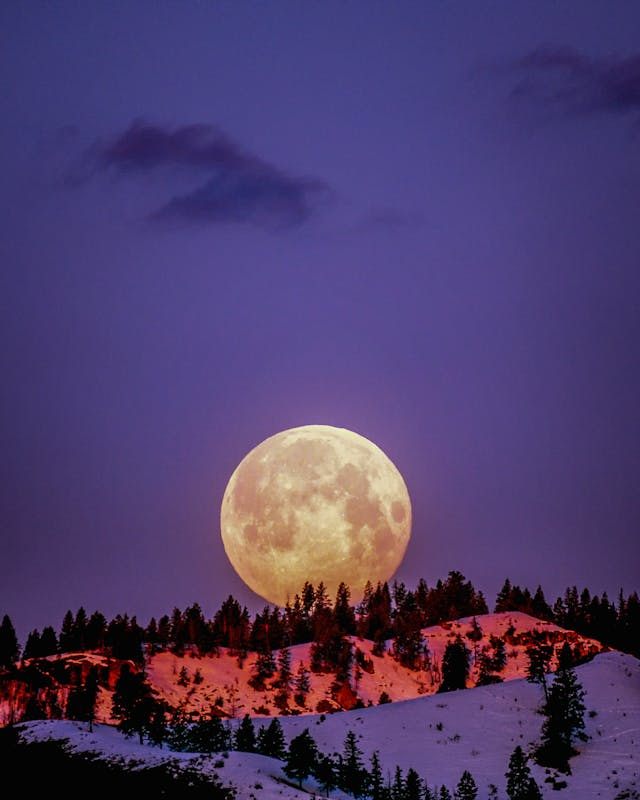
#> input picture moon-pexels-frank-cone.jpg, 640 x 800 px
$ jupyter execute --allow-errors 'Image_Classification_Notebook_with_Q&A.ipynb'   (shell and % lines are left out)
#> lines starting #> are read from the running program, lines starting #| are printed output that depends on the picture
<a href="https://colab.research.google.com/github/Ph-tech06/Imagedata-Augmentation-and-Image-Classification/blob/main/Image_Classification_Notebook_with_Q%26A.ipynb" target="_parent"></a>

# ***Question 1: Color Image Display Difference***

* **Question**: Why do you think the color images displayed above look different (that is, Method 1 vs Method 2)?

* **Answer**: The color difference is due to the different ways the libraries handle image color channels.

**Method 1 (Pillow & Matplotlib)**: Pillow (PIL) opens images in RGB (Red, Green, Blue) format. Since

matplotlib also displays images in RGB, the colors appear correct.

**Method 2 (OpenCV & Matplotlib)**: OpenCV (cv2) reads images in BGR (Blue, Green, Red) format. When Matplotlib displays this BGR image, it interprets the channels as RGB, which swaps the red and blue channels and results in distorted colors (e.g., the moon appearing bluish)

[cell 1]
# Method 1: Reading a color image an converting to grayscale image

import matplotlib.pyplot as plt
from PIL import Image

original = Image.open('moon-pexels-frank-cone.jpg')
#> original is the input picture: PIL image 640x800 RGB; mean R, G, B 78.2, 60.4, 105.7
grayscale = original.convert('L')
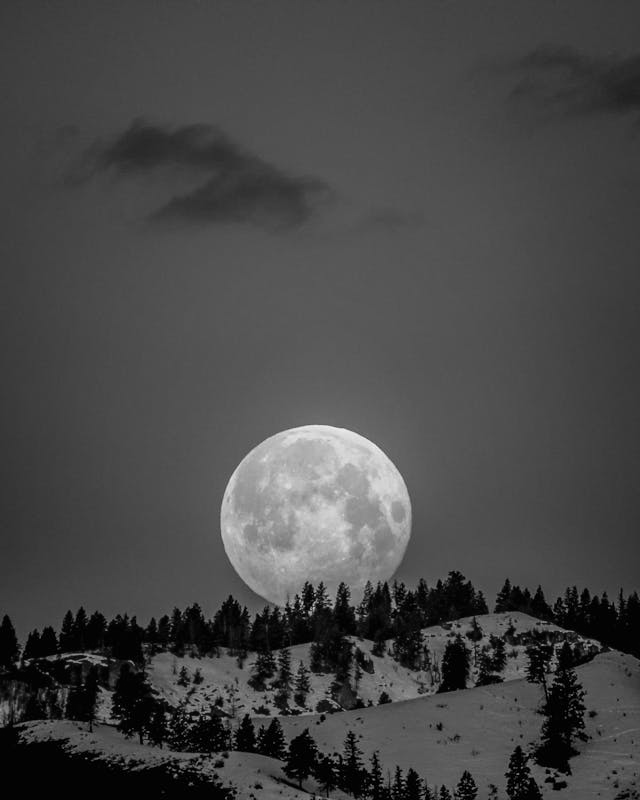
#> grayscale: PIL image 640x800 L; min 0, max 241, mean 70.9

fig, axes = plt.subplots(1, 2, figsize=(8, 4))
ax = axes.ravel()

ax[0].imshow(original)
ax[0].set_title("Original")
ax[1].imshow(grayscale, cmap=plt.cm.gray)
ax[1].set_title("Grayscale")

fig.tight_layout()
plt.show()
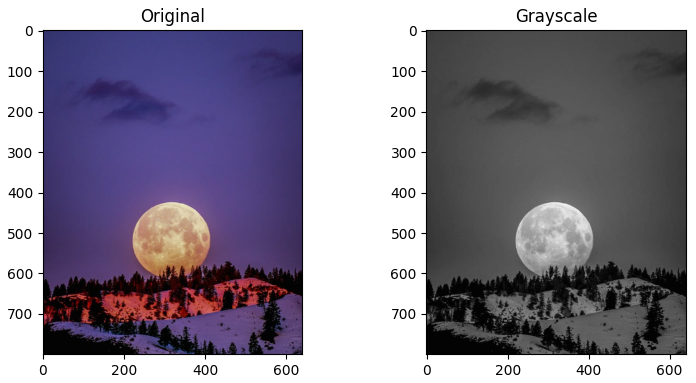
#> figure drawn by matplotlib, 2 panels

[cell 2]
# Method 2: Reading a color image an converting to grayscale image

import cv2
original = cv2.imread('moon-pexels-frank-cone.jpg')
#> original: shape (800, 640, 3)

# Use the cvtColor() function to grayscale the image
grayscale = cv2.cvtColor(original, cv2.COLOR_BGR2GRAY)
#> grayscale: shape (800, 640)

fig, axes = plt.subplots(1, 2, figsize=(8, 4))
ax = axes.ravel()

ax[0].imshow(original, cmap='gray')
ax[0].set_title("Original")
ax[1].imshow(grayscale, cmap='gray')
ax[1].set_title("Grayscale")

fig.tight_layout()
plt.show()
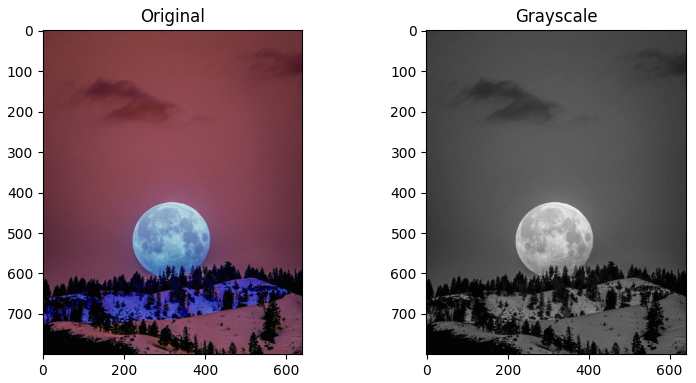
#> figure drawn by matplotlib, 2 panels; B, G, R data is drawn as R, G, B

# ***Question 2: Image Transformation with OpenCV***

* **Question**: Implement the following types of image transformation with OpenCV functions: 1. Image resize 2. Image rotation.

* **Answer**: Here is the Python code using OpenCV to perform image resizing and rotation.

[cell 3]
# Solution for Question 2
import cv2
import numpy as np
import matplotlib.pyplot as plt

# Read the original image
original = cv2.imread('moon-pexels-frank-cone.jpg')
# Convert from BGR to RGB for correct display in Matplotlib
original_rgb = cv2.cvtColor(original, cv2.COLOR_BGR2RGB)

# 1. Image Resize
# Resize the image to be half its original dimensions.
height, width = original.shape[:2]
#> height = 800; width = 640
resized = cv2.resize(original_rgb, (width // 2, height // 2), interpolation=cv2.INTER_AREA)

# 2. Image Rotation
# Rotate the image by 90 degrees around its center.
center = (width // 2, height // 2)
#> center = (320, 400)
rotation_matrix = cv2.getRotationMatrix2D(center=center, angle=90, scale=1.0)
rotated = cv2.warpAffine(original_rgb, rotation_matrix, (width, height))
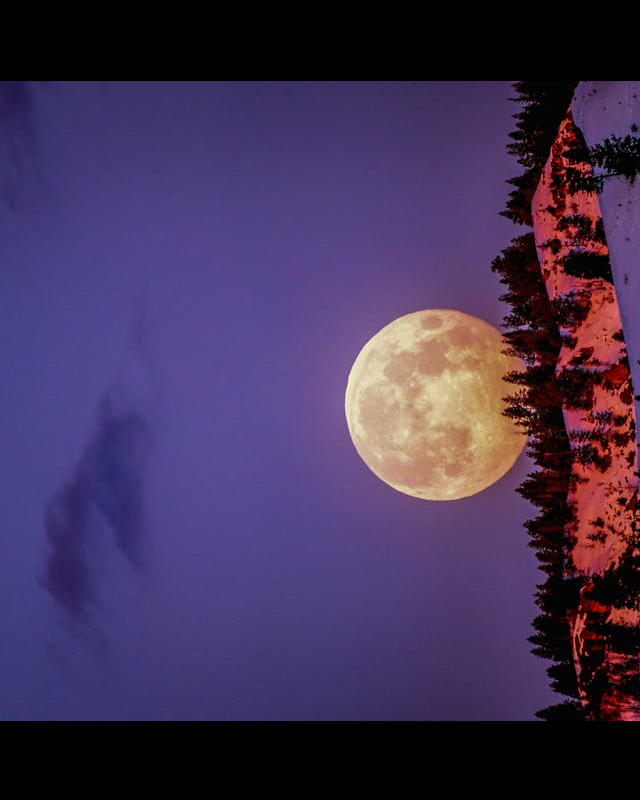
#> rotated: shape (800, 640, 3); mean R, G, B 66.7, 50.2, 86.2

# --- Display the results ---
fig, axes = plt.subplots(1, 3, figsize=(12, 4))
ax = axes.ravel()

ax[0].imshow(original_rgb)
ax[0].set_title("Original (RGB)")
ax[0].axis('off')
ax[1].imshow(resized)
ax[1].set_title("Resized (50%)")
ax[1].axis('off')
ax[2].imshow(rotated)
ax[2].set_title("Rotated (90°)")
ax[2].axis('off')

fig.tight_layout()
plt.show()

# ***Question 3: PyTorch Data Augmentation***

**Question**: Load images from the Cat_Dog_data/train folder, define a few additional transforms, then build the dataloader.

**Answer**: The following code block creates a torchvision transform pipeline that includes data augmentation techniques like random rotation, resized cropping, and horizontal flipping to diversify the training data.

* Step 1 : Download the cat and dog dataset
* Step 2 : Unzip the dataset
* Step 3 : Run the Python code

* Then check the respective Output

[cell 4]
# Downlaod the cat and dog dataset

[cell 5]
# unzip the dataset

[cell 6]
# Solution for Question 3
import torch
from torchvision import datasets, transforms

data_dir = 'Cat_Dog_data/train'

# Define transforms with added data augmentation
#> (the rest of this cell did not finish here and is left out)

# Now DataLoader created successfully with data augmentation.

------------------------------------------------------------------------

# ***Question 4: MNIST Sample Display***

* **Question**: Display a few images below to show how the MNIST dataset look like.

* **Answer**: The complete solution involves visualizing the data and then building and training a model to classify it.

[cell 7]
# it's define the "trainloader"
import torch
from torch import nn
import torch.nn.functional as F
from torchvision import datasets, transforms

# Define a transform to normalize the data
#> (the rest of this cell did not finish here and is left out)

* **Part 1**: Displaying the Data
First, we visualize a sample of the MNIST dataset to understand its structure.

[cell 8]
# Question 4 Solution (Part 1): Display MNIST samples
import matplotlib.pyplot as plt
import numpy as np

# Create an iterator from the trainloader
#> (the rest of this cell did not finish here and is left out)

* **Part 2**: Building and Training the PyTorch MLP Model
The notebook then outlines the steps to create and train a Multi-Layer Perceptron (MLP) to classify the digits.

[cell 9]
# Model Definition
from torch import nn, optim
import torch.nn.functional as F

class Classifier(nn.Module):
    def __init__(self):
        super().__init__()
        self.fc1 = nn.Linear(784, 256)
        self.fc2 = nn.Linear(256, 128)
        self.fc3 = nn.Linear(128, 64)
        self.fc4 = nn.Linear(64, 10)

    # [9 lines left out: function forward, not called in this run]

# Model Instantiation and Training
#> (the rest of this cell did not finish here and is left out)

# ***Question 5: MNIST Classification with TensorFlow-Keras***

* **Question**: Write the entire MNIST image classification code using an object-oriented approach using the Tensorflow Keras library as below.

* **Answer**: The complete, filled-in code for the MNISTClassifier class and the script to run it are provided below.

[cell 10]
# Solution for Question 5
import os
import cv2
import numpy as np
import tensorflow as tf

class MNISTClassifier:
    def __init__(self):
        self.model: tf.keras.Model | None = None

    def load_data(self):
        (x_train, y_train), (x_test, y_test) = tf.keras.datasets.mnist.load_data()
        x_train = (x_train.astype("float32") / 255.0)[..., np.newaxis]
        x_test  = (x_test.astype("float32") / 255.0)[..., np.newaxis]
        return (x_train, y_train), (x_test, y_test)

    # [13 lines left out: function build_model, not called in this run]

    def train(self, x_train, y_train, epochs=5, batch_size=64):
        self.model.fit(x_train, y_train, epochs=epochs, batch_size=batch_size, verbose=2)

    # [29 lines left out: functions evaluate, predict_with_opencv, not called in this run]

def run_step(step_no, title, func, *args, **kwargs):
    print(f"\n[Step {step_no}] {title}")
    result = func(*args, **kwargs)
    print(f"[Step {step_no}] Completed.")
    return result

# --- Main execution script ---
EPOCHS = 5
BATCH_SIZE = 64

clf = run_step(1, "Instantiate classifier", MNISTClassifier)
#> (the rest of this cell did not finish here and is left out)
